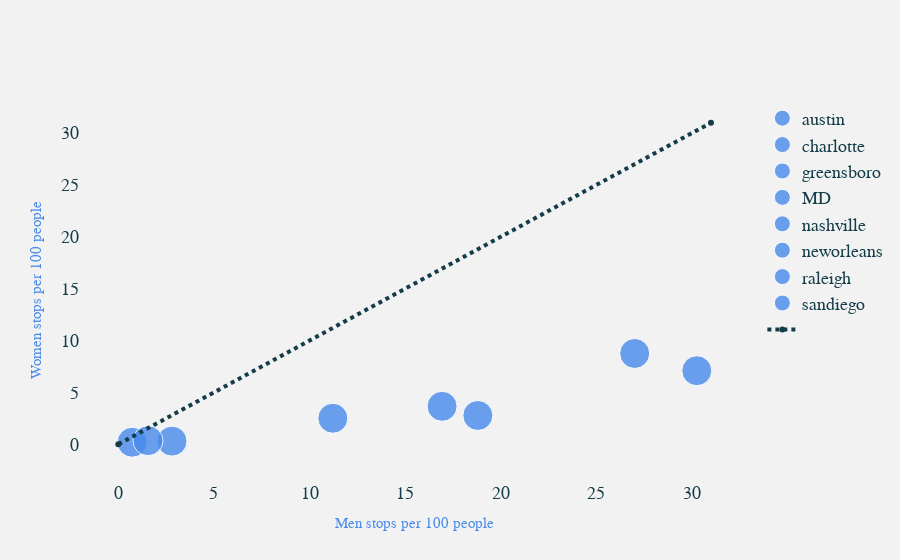

Notebook source saved alongside this figure:
### Code cell
#stop rate
fig = go.Figure()


marker_var =dict(
        color=['#478AEC'],
        opacity=[0.8],
    )

for i in range(len(list_name)):
    fig.add_trace(go.Scatter(x=[df["stop_rate_m"][i]*100], y=[df["stop_rate_f"][i]*100],mode='markers', marker=marker_var ,name=list_name[i], marker_size=[30]))

    
color = "#478AEC"

fig.add_trace(go.Scatter(x=[0,31], y=[0,31], name='',line=dict(color='#143D49', width=4,dash='dot')))
fig.update_layout(
        font = dict(size=18, family='Courier', color="#143D49"),
        paper_bgcolor='#F2F2F2',
        plot_bgcolor='rgba(0,0,0,0)',
        autosize=True,
        dragmode = False,
    )


fig.update_xaxes(gridcolor = 'rgba(25, 229, 229,0)',title_font = dict(size=15, family='Courier', color=color),zeroline=False)
fig.update_yaxes(gridcolor = 'rgba(255, 229, 229,0)',title_font = dict(size=15, family='Courier', color=color),zeroline=False)
fig.update_xaxes(title_text='Men stops per 100 people')
fig.update_yaxes(title_text='Women stops per 100 people')
fig.show()
pio.write_html(fig, file='stopRate.html', auto_open=True)

### Figure 1 — Plotly figure (JSON) as saved in the notebook; plotly's stock layout.template omitted (floating-point values rounded to 4 significant figures)
{"data": [{"marker": {"color": ["#478AEC"], "opacity": [0.8], "size": [30]}, "mode": "markers", "name": "austin", "type": "scatter", "x": [2.809], "y": [0.3034]}, {"marker": {"color": ["#478AEC"], "opacity": [0.8], "size": [30]}, "mode": "markers", "name": "charlotte", "type": "scatter", "x": [18.81], "y": [2.776]}, {"marker": {"color": ["#478AEC"], "opacity": [0.8], "size": [30]}, "mode": "markers", "name": "greensboro", "type": "scatter", "x": [16.94], "y": [3.661]}, {"marker": {"color": ["#478AEC"], "opacity": [0.8], "size": [30]}, "mode": "markers", "name": "MD", "type": "scatter", "x": [0.7256], "y": [0.1957]}, {"marker": {"color": ["#478AEC"], "opacity": [0.8], "size": [30]}, "mode": "markers", "name": "nashville", "type": "scatter", "x": [27.01], "y": [8.755]}, {"marker": {"color": ["#478AEC"], "opacity": [0.8], "size": [30]}, "mode": "markers", "name": "neworleans", "type": "scatter", "x": [30.26], "y": [7.095]}, {"marker": {"color": ["#478AEC"], "opacity": [0.8], "size": [30]}, "mode": "markers", "name": "raleigh", "type": "scatter", "x": [11.22], "y": [2.51]}, {"marker": {"color": ["#478AEC"], "opacity": [0.8], "size": [30]}, "mode": "markers", "name": "sandiego", "type": "scatter", "x": [1.551], "y": [0.3494]}, {"line": {"color": "#143D49", "dash": "dot", "width": 4}, "name": "", "type": "scatter", "x": [0, 31], "y": [0, 31]}], "layout": {"autosize": true, "dragmode": false, "font": {"color": "#143D49", "family": "Courier", "size": 18}, "paper_bgcolor": "#F2F2F2", "plot_bgcolor": "rgba(0, 0, 0, 0)", "xaxis": {"autorange": true, "gridcolor": "rgba(25, 229, 229,0)", "range": [-1.858, 32.86], "title": {"font": {"color": "#478AEC", "family": "Courier", "size": 15}, "text": "Men stops per 100 people"}, "type": "linear", "zeroline": false}, "yaxis": {"autorange": true, "gridcolor": "rgba(255, 229, 229,0)", "range": [-4.31, 33.41], "title": {"font": {"color": "#478AEC", "family": "Courier", "size": 15}, "text": "Women stops per 100 people"}, "type": "linear", "zeroline": false}}}
